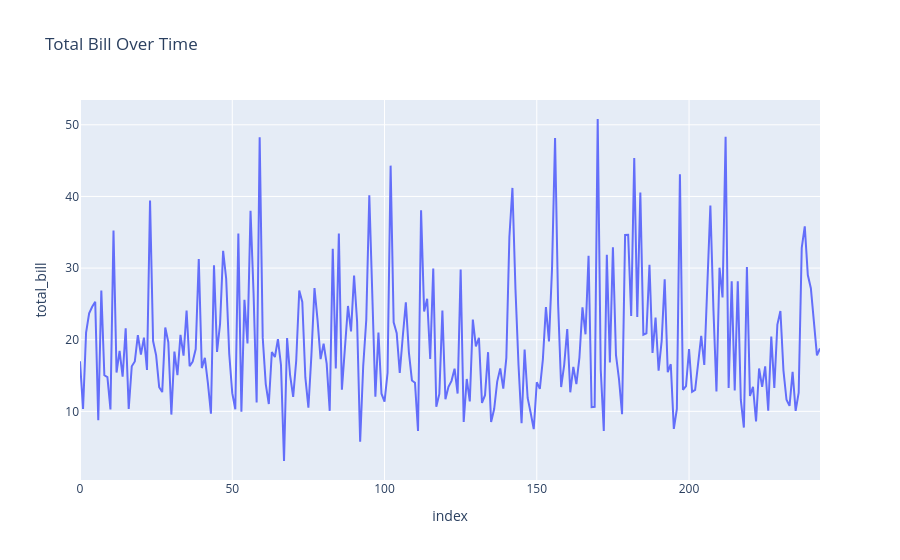

The code cell stored with this chart in its notebook:
### Code cell
fig = px.line(tips, x=tips.index, y='total_bill', title="Total Bill Over Time")
fig.show()

### Figure 1 — Plotly figure (JSON) as saved in the notebook; plotly's stock layout.template omitted (floating-point values rounded to 4 significant figures; data arrays with more than 128 entries replaced by an {"elided": "..."} marker saying what was removed)
{"data": [{"hovertemplate": "index=%{x}<br>total_bill=%{y}<extra></extra>", "legendgroup": "", "line": {"color": "#636efa", "dash": "solid"}, "marker": {"symbol": "circle"}, "mode": "lines", "name": "", "orientation": "v", "showlegend": false, "type": "scatter", "x": {"elided": "244 int values"}, "xaxis": "x", "y": {"elided": "244 float values"}, "yaxis": "y"}], "layout": {"legend": {"tracegroupgap": 0}, "title": {"text": "Total Bill Over Time"}, "xaxis": {"anchor": "y", "domain": [0, 1], "title": {"text": "index"}}, "yaxis": {"anchor": "x", "domain": [0, 1], "title": {"text": "total_bill"}}}}
